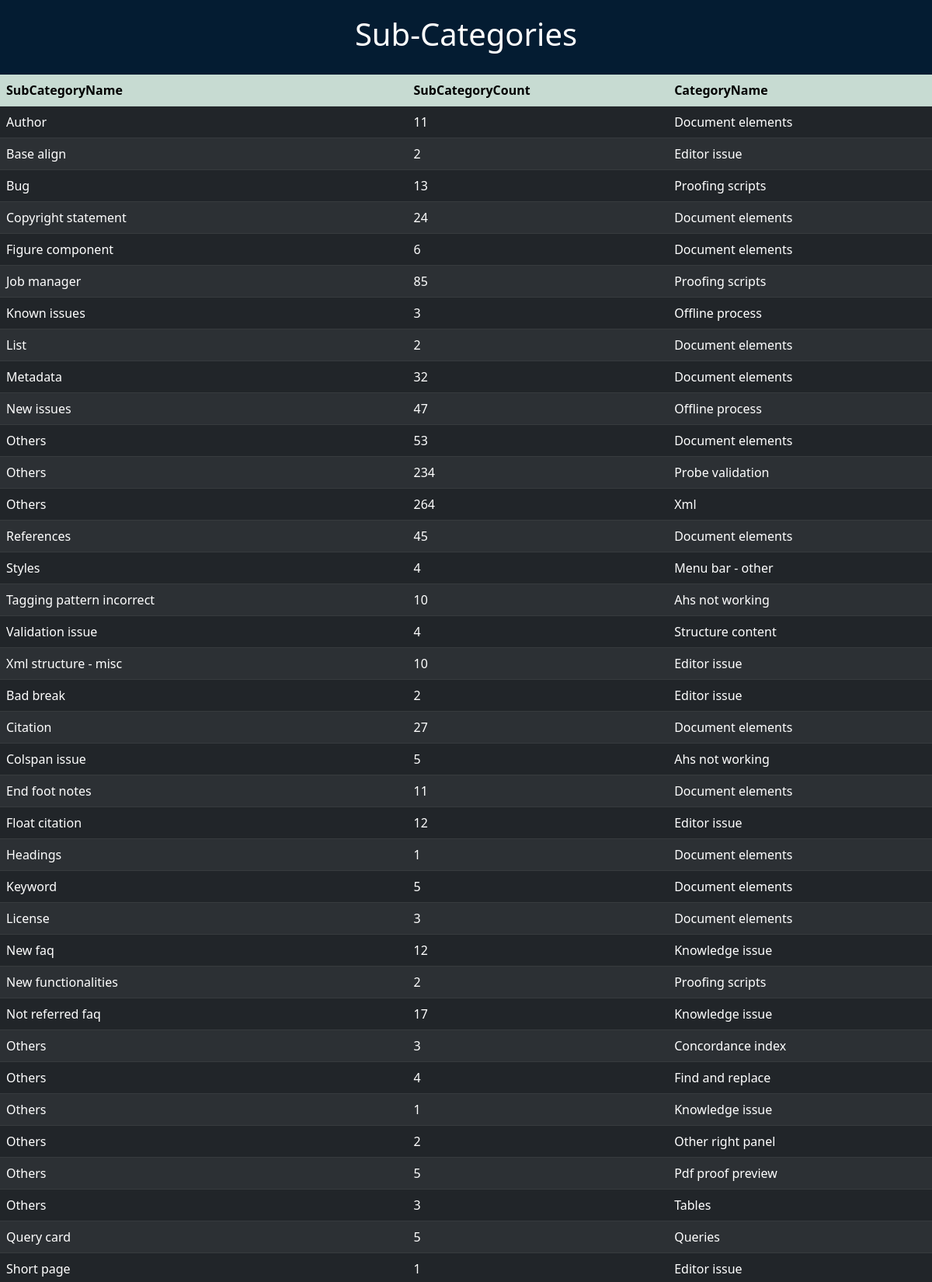
The app's page /sub (upper part) with its own data.
### tables this page shows
CREATE TABLE subcategory (
		sub_category text,
		count integer,
        category text,
        category_id integer
		);

### app.py (the view)
@app.route('/sub')
def sub_category():
    sub_head = ("SubCategoryName", "SubCategoryCount", "CategoryName")
    sub_data = fetch_sub_sql()
    return render_template("sub.html", headings=sub_head, data=sub_data)

### app.py (called while the page is built)
def fetch_sub_sql():
    con = sql.connect('report.db')
    c = con.cursor()
    c.execute("SELECT sub_category, count, category FROM subcategory")
    data_fetched = c.fetchall()
    con.commit()
    con.close()
    return tuple(data_fetched)

### templates/sub.html (shortened to what this page needs)
<!DOCTYPE html>
<html lang="en">
<head>
    <link href="https://cdn.jsdelivr.net/npm/bootstrap@5.1.3/dist/css/bootstrap.min.css" rel="stylesheet">
    <link rel="stylesheet" href="../static/style.css">
</head>
<body>
    <div class="my" class"container px-4">
        <h1>Sub-Categories</h1>
    </div>
    <div class="table-responsive">
        <table class="table table-dark table-striped table-hover">
            <tr class="header_row">
                {% for header in headings %}
                <th scope="col" class="table-success">{{ header }}</th>
                {% endfor %}
            </tr>
            {% for row in data %}
            <tr class="data_row">
                {% for cell in row %}
                <td class="data">{{ cell }}</td>
                {% endfor %}
            </tr>
            {% endfor %}
        </table>
    </div>
</body>
</html>

### static/style.css (style rules this page uses)
h1 { text-align: center; color: #fff; }
body { background-color: #041c32; }
.my { margin: 10px; width: auto; padding: 10px; }

### records on screen
subcategory: sub_category "Author", row "11", category "Document elements"
subcategory: sub_category "Base align", row "2", category "Editor issue"
subcategory: sub_category "Bug", row "13", category "Proofing scripts"
subcategory: sub_category "Copyright statement", row "24", category "Document elements"
subcategory: sub_category "Figure component", row "6", category "Document elements"
subcategory: sub_category "Job manager", row "85", category "Proofing scripts"
subcategory: sub_category "Known issues", row "3", category "Offline process"
subcategory: sub_category "List", row "2", category "Document elements"
subcategory: sub_category "Metadata", row "32", category "Document elements"
subcategory: sub_category "New issues", row "47", category "Offline process"
subcategory: sub_category "Others", row "53", category "Document elements"
subcategory: sub_category "Others", row "234", category "Probe validation"
subcategory: sub_category "Others", count "264", category "Xml"
subcategory: sub_category "References", row "45", category "Document elements"
subcategory: sub_category "Styles", row "4", category "Menu bar - other"
subcategory: sub_category "Tagging pattern incorrect", row "10", category "Ahs not working"
subcategory: sub_category "Validation issue", row "4", category "Structure content"
subcategory: sub_category "Xml structure - misc", row "10", category "Editor issue"
subcategory: sub_category "Bad break", row "2", category "Editor issue"
subcategory: sub_category "Citation", row "27", category "Document elements"
subcategory: sub_category "Colspan issue", row "5", category "Ahs not working"
subcategory: sub_category "End foot notes", row "11", category "Document elements"
subcategory: sub_category "Float citation", row "12", category "Editor issue"
subcategory: sub_category "Headings", row "1", category "Document elements"
subcategory: sub_category "Keyword", row "5", category "Document elements"
subcategory: sub_category "License", row "3", category "Document elements"
subcategory: sub_category "New faq", row "12", category "Knowledge issue"
subcategory: sub_category "New functionalities", row "2", category "Proofing scripts"
subcategory: sub_category "Not referred faq", row "17", category "Knowledge issue"
subcategory: sub_category "Others", row "3", category "Concordance index"
subcategory: sub_category "Others", row "4", category "Find and replace"
subcategory: sub_category "Others", row "1", category "Knowledge issue"
subcategory: sub_category "Others", row "2", category "Other right panel"
subcategory: sub_category "Others", row "5", category "Pdf proof preview"
subcategory: sub_category "Others", row "3", category "Tables"
subcategory: sub_category "Query card", row "5", category "Queries"
subcategory: sub_category "Short page", row "1", category "Editor issue"

### other values on screen
{{ header }} "SubCategoryName" "SubCategoryCount" "CategoryName"
